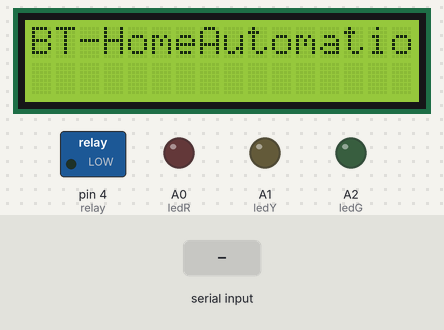
This sketch was run on a simulated Arduino Uno, built with avr-gcc and run on an emulated ATmega328P. On the bench: 16×2 character LCD, switched loads named in the sketch (green lamp = pin HIGH), output pins drawn as LEDs (lit = HIGH). The inputs (shaded band) are chosen by the test bench.

Above: at 1.2 s.
1.3 s: "1" received over the second serial link
At 2.0 s:
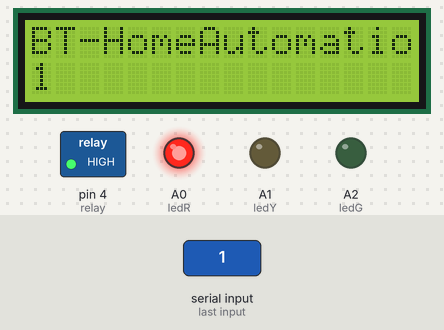
2.8 s: "3" received over the second serial link
At 3.2 s:
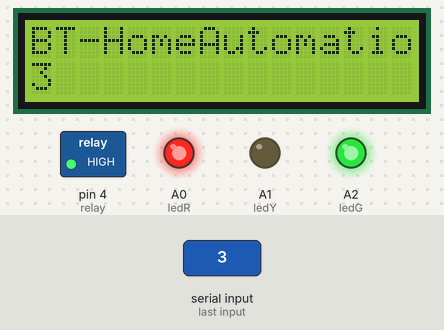
4.3 s: "2" received over the second serial link
At 5.5 s:
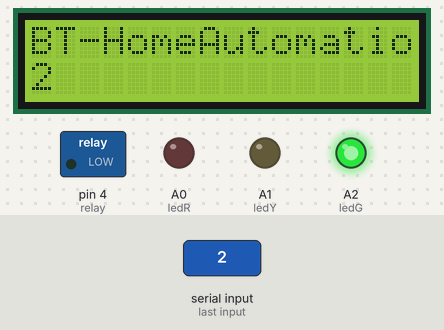
5.8 s: "5" received over the second serial link
At 6.7 s:
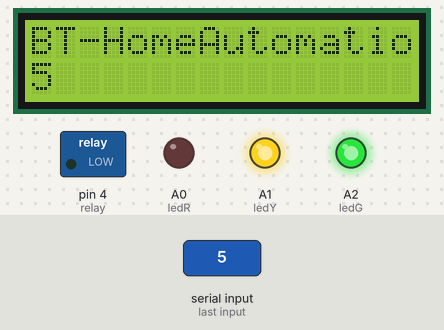
7.3 s: "4" received over the second serial link
At 7.8 s:
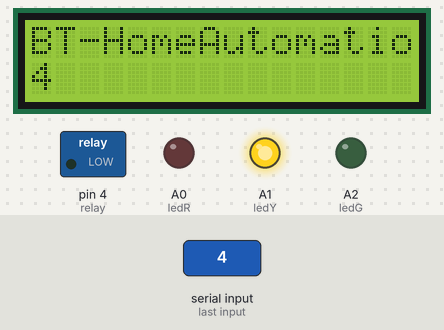
8.8 s: "1" received over the second serial link
At 10.1 s:
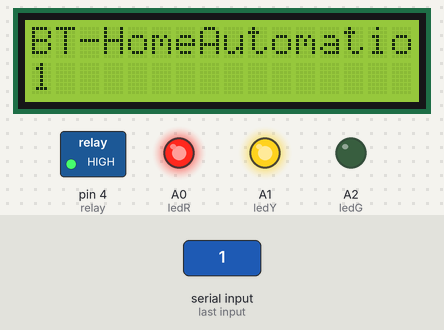
Timing chart, 0 to 11.3 s (numbered marks = the images above; inputs shaded):
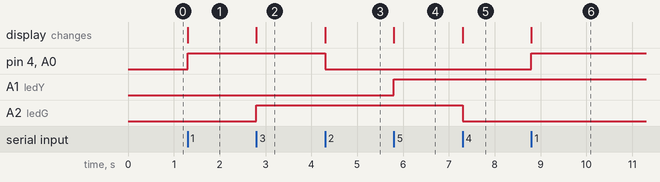

The sketch:

NanoSerialBluetoothRelay.ino
```cpp
#include <SoftwareSerial.h>
#include <LiquidCrystal.h>
int ledR=A0, ledY=A1, ledG=A2 ;
int relay=4 ;
LiquidCrystal lcd(12, 11, 10, 9, 8, 7);
SoftwareSerial mySerial(5, 6); // RX, TX

void setup() {
  lcd.begin(16, 2);
  lcd.print("BT-HomeAutomation");
  pinMode(ledR,OUTPUT);
  pinMode(ledY,OUTPUT);
  pinMode(ledG,OUTPUT);
  pinMode(relay,OUTPUT);
  mySerial.begin(9600);
}
char a;
void loop() {
    lcd.setCursor(0, 1);

    if (mySerial.available()) {
      a = mySerial.read();
      lcd.print(a);
    }
    if (a=='1') {
      digitalWrite(ledR , HIGH);
      digitalWrite(relay , HIGH);
    }
    if (a=='2'){
      digitalWrite(ledR , LOW);
      digitalWrite(relay , LOW);
    }

    if (a=='3')digitalWrite(ledG , HIGH);
    if (a=='4') digitalWrite(ledG , LOW);

    if (a=='5')digitalWrite(ledY , HIGH);
    if (a=='6') digitalWrite(ledY , LOW);
}
```

Measured:
- after the input at 1.3 s, pin 4 (relay), A0 (ledR): LOW → HIGH at once; the display: changes at once (image 1)
- after the input at 2.8 s, A2 (ledG): LOW → HIGH at once; the display: changes at once (image 2)
- after the input at 4.3 s, pin 4 (relay), A0 (ledR): HIGH → LOW at once; the display: changes at once (image 3)
- after the input at 5.8 s, A1 (ledY): LOW → HIGH at once; the display: changes at once (image 4)
- after the input at 7.3 s, A2 (ledG): HIGH → LOW at once; the display: changes at once (image 5)
- after the input at 8.8 s, pin 4 (relay), A0 (ledR): LOW → HIGH at once; the display: changes at once (image 6)
